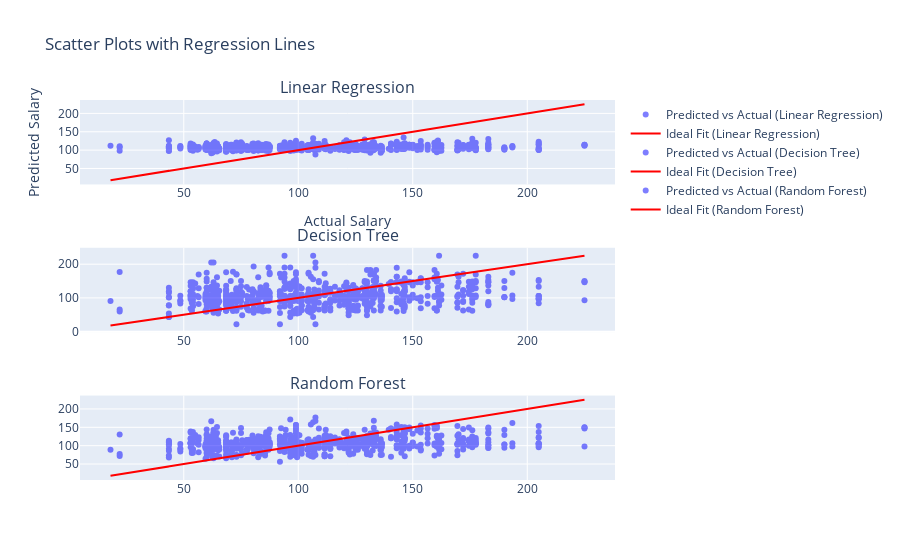

Source (notebook cell):
### Markdown cell above
## Scatter Plot with Regression line

### Code cell
import plotly.graph_objects as go
from plotly.subplots import make_subplots

# Create subplots
fig = make_subplots(
    rows=3, cols=1,
    subplot_titles=('Linear Regression', 'Decision Tree', 'Random Forest')
)

# Scatter Plot with Regression Line for Linear Regression
fig.add_trace(go.Scatter(
    x=y_test,
    y=y_pred_lr,
    mode='markers',
    name='Predicted vs Actual (Linear Regression)',
    opacity=0.5,
    marker=dict(color='blue')
), row=1, col=1)

fig.add_trace(go.Scatter(
    x=y_test,
    y=y_test,
    mode='lines',
    name='Ideal Fit (Linear Regression)',
    line=dict(color='red')
), row=1, col=1)

# Scatter Plot with Regression Line for Decision Tree
fig.add_trace(go.Scatter(
    x=y_test,
    y=y_pred_tree,
    mode='markers',
    name='Predicted vs Actual (Decision Tree)',
    opacity=0.5,
    marker=dict(color='blue')
), row=2, col=1)

fig.add_trace(go.Scatter(
    x=y_test,
    y=y_test,
    mode='lines',
    name='Ideal Fit (Decision Tree)',
    line=dict(color='red')
), row=2, col=1)

# Scatter Plot with Regression Line for Random Forest
fig.add_trace(go.Scatter(
    x=y_test,
    y=y_pred_forest,
    mode='markers',
    name='Predicted vs Actual (Random Forest)',
    opacity=0.5,
    marker=dict(color='blue')
), row=3, col=1)

fig.add_trace(go.Scatter(
    x=y_test,
    y=y_test,
    mode='lines',
    name='Ideal Fit (Random Forest)',
    line=dict(color='red')
), row=3, col=1)

# Update layout
fig.update_layout(
    height=1200,
    title='Scatter Plots with Regression Lines',
    xaxis_title='Actual Salary',
    yaxis_title='Predicted Salary'
)

# Show the interactive plot
fig.show()

### Figure 1 — Plotly figure (JSON) as saved in the notebook; plotly's stock layout.template omitted (floating-point values rounded to 4 significant figures; data arrays with more than 128 entries replaced by an {"elided": "..."} marker saying what was removed)
{"data": [{"marker": {"color": "blue"}, "mode": "markers", "name": "Predicted vs Actual (Linear Regression)", "opacity": 0.5, "type": "scatter", "x": {"elided": "782 float values"}, "xaxis": "x", "y": {"elided": "782 float values"}, "yaxis": "y"}, {"line": {"color": "red"}, "mode": "lines", "name": "Ideal Fit (Linear Regression)", "type": "scatter", "x": {"elided": "782 float values"}, "xaxis": "x", "y": {"elided": "782 float values"}, "yaxis": "y"}, {"marker": {"color": "blue"}, "mode": "markers", "name": "Predicted vs Actual (Decision Tree)", "opacity": 0.5, "type": "scatter", "x": {"elided": "782 float values"}, "xaxis": "x2", "y": {"elided": "782 float values"}, "yaxis": "y2"}, {"line": {"color": "red"}, "mode": "lines", "name": "Ideal Fit (Decision Tree)", "type": "scatter", "x": {"elided": "782 float values"}, "xaxis": "x2", "y": {"elided": "782 float values"}, "yaxis": "y2"}, {"marker": {"color": "blue"}, "mode": "markers", "name": "Predicted vs Actual (Random Forest)", "opacity": 0.5, "type": "scatter", "x": {"elided": "782 float values"}, "xaxis": "x3", "y": {"elided": "782 float values"}, "yaxis": "y3"}, {"line": {"color": "red"}, "mode": "lines", "name": "Ideal Fit (Random Forest)", "type": "scatter", "x": {"elided": "782 float values"}, "xaxis": "x3", "y": {"elided": "782 float values"}, "yaxis": "y3"}], "layout": {"annotations": [{"font": {"size": 16}, "showarrow": false, "text": "Linear Regression", "x": 0.5, "xanchor": "center", "xref": "paper", "y": 1, "yanchor": "bottom", "yref": "paper"}, {"font": {"size": 16}, "showarrow": false, "text": "Decision Tree", "x": 0.5, "xanchor": "center", "xref": "paper", "y": 0.6111, "yanchor": "bottom", "yref": "paper"}, {"font": {"size": 16}, "showarrow": false, "text": "Random Forest", "x": 0.5, "xanchor": "center", "xref": "paper", "y": 0.2222, "yanchor": "bottom", "yref": "paper"}], "autosize": true, "title": {"text": "Scatter Plots with Regression Lines"}, "xaxis": {"anchor": "y", "autorange": true, "domain": [0, 1], "range": [5.124, 237.9], "title": {"text": "Actual Salary"}, "type": "linear"}, "xaxis2": {"anchor": "y2", "autorange": true, "domain": [0, 1], "range": [5.124, 237.9], "type": "linear"}, "xaxis3": {"anchor": "y3", "autorange": true, "domain": [0, 1], "range": [5.124, 237.9], "type": "linear"}, "yaxis": {"anchor": "x", "autorange": true, "domain": [0.7778, 1], "range": [6.5, 236.5], "title": {"text": "Predicted Salary"}, "type": "linear"}, "yaxis2": {"anchor": "x2", "autorange": true, "domain": [0.3889, 0.6111], "range": [6.285, 240.6], "type": "linear"}, "yaxis3": {"anchor": "x3", "autorange": true, "domain": [0, 0.2222], "range": [6.5, 236.5], "type": "linear"}}}
